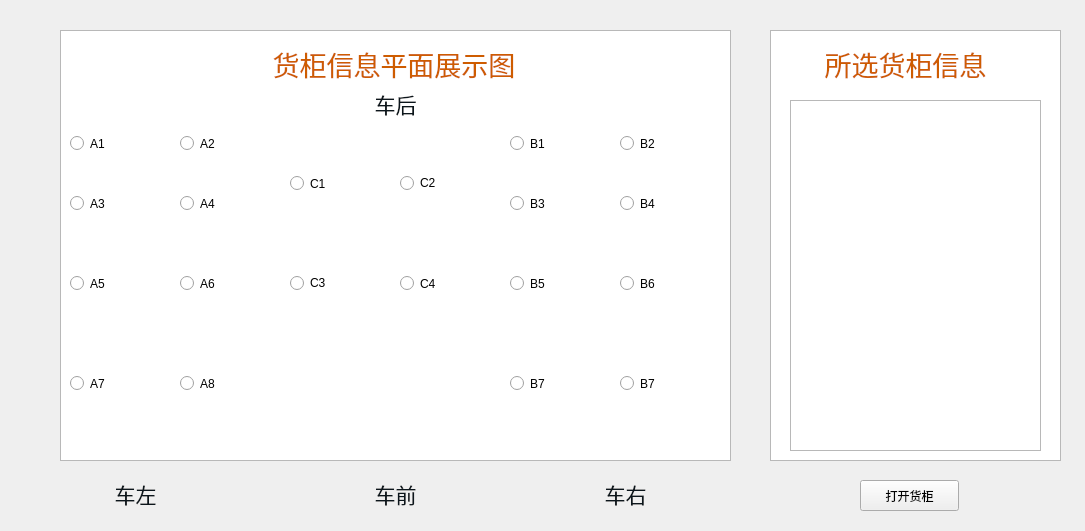
<?xml version="1.0" encoding="UTF-8"?>
<ui version="4.0">
 <class>BoxInfoWidget</class>
 <widget class="QWidget" name="BoxInfoWidget">
  <property name="geometry">
   <rect>
    <x>0</x>
    <y>0</y>
    <width>1085</width>
    <height>531</height>
   </rect>
  </property>
  <property name="windowTitle">
   <string>Form</string>
  </property>
  <widget class="QTextBrowser" name="textBrowser">
   <property name="geometry">
    <rect>
     <x>790</x>
     <y>100</y>
     <width>251</width>
     <height>351</height>
    </rect>
   </property>
  </widget>
  <widget class="QPushButton" name="pushButton_openBox">
   <property name="geometry">
    <rect>
     <x>860</x>
     <y>480</y>
     <width>99</width>
     <height>31</height>
    </rect>
   </property>
   <property name="text">
    <string>打开货柜</string>
   </property>
  </widget>
  <widget class="QLabel" name="label_13">
   <property name="geometry">
    <rect>
     <x>250</x>
     <y>40</y>
     <width>288</width>
     <height>49</height>
    </rect>
   </property>
   <property name="text">
    <string>&lt;!DOCTYPE HTML PUBLIC &quot;-//W3C//DTD HTML 4.0//EN&quot; &quot;http://www.w3.org/TR/REC-html40/strict.dtd&quot;&gt;
&lt;html&gt;&lt;head&gt;&lt;meta name=&quot;qrichtext&quot; content=&quot;1&quot; /&gt;&lt;style type=&quot;text/css&quot;&gt;
p, li { white-space: pre-wrap; }
&lt;/style&gt;&lt;/head&gt;&lt;body style=&quot; font-family:'Ubuntu'; font-size:11pt; font-weight:400; font-style:normal;&quot;&gt;
&lt;p align=&quot;center&quot; style=&quot; margin-top:12px; margin-bottom:12px; margin-left:0px; margin-right:0px; -qt-block-indent:0; text-indent:0px;&quot;&gt;&lt;span style=&quot; font-size:20pt; color:#ce5c00;&quot;&gt;货柜信息平面展示图&lt;/span&gt;&lt;/p&gt;&lt;/body&gt;&lt;/html&gt;</string>
   </property>
  </widget>
  <widget class="QLabel" name="label_14">
   <property name="geometry">
    <rect>
     <x>810</x>
     <y>40</y>
     <width>191</width>
     <height>49</height>
    </rect>
   </property>
   <property name="text">
    <string>&lt;!DOCTYPE HTML PUBLIC &quot;-//W3C//DTD HTML 4.0//EN&quot; &quot;http://www.w3.org/TR/REC-html40/strict.dtd&quot;&gt;
&lt;html&gt;&lt;head&gt;&lt;meta name=&quot;qrichtext&quot; content=&quot;1&quot; /&gt;&lt;style type=&quot;text/css&quot;&gt;
p, li { white-space: pre-wrap; }
&lt;/style&gt;&lt;/head&gt;&lt;body style=&quot; font-family:'Ubuntu'; font-size:11pt; font-weight:400; font-style:normal;&quot;&gt;
&lt;p align=&quot;center&quot; style=&quot; margin-top:12px; margin-bottom:12px; margin-left:0px; margin-right:0px; -qt-block-indent:0; text-indent:0px;&quot;&gt;&lt;span style=&quot; font-size:20pt; color:#ce5c00;&quot;&gt;所选货柜信息&lt;/span&gt;&lt;/p&gt;&lt;/body&gt;&lt;/html&gt;</string>
   </property>
  </widget>
  <widget class="QLabel" name="label_15">
   <property name="geometry">
    <rect>
     <x>570</x>
     <y>470</y>
     <width>111</width>
     <height>49</height>
    </rect>
   </property>
   <property name="text">
    <string>&lt;!DOCTYPE HTML PUBLIC &quot;-//W3C//DTD HTML 4.0//EN&quot; &quot;http://www.w3.org/TR/REC-html40/strict.dtd&quot;&gt;
&lt;html&gt;&lt;head&gt;&lt;meta name=&quot;qrichtext&quot; content=&quot;1&quot; /&gt;&lt;style type=&quot;text/css&quot;&gt;
p, li { white-space: pre-wrap; }
&lt;/style&gt;&lt;/head&gt;&lt;body style=&quot; font-family:'Ubuntu'; font-size:11pt; font-weight:400; font-style:normal;&quot;&gt;
&lt;p align=&quot;center&quot; style=&quot; margin-top:12px; margin-bottom:12px; margin-left:0px; margin-right:0px; -qt-block-indent:0; text-indent:0px;&quot;&gt;&lt;span style=&quot; font-size:16pt; color:#0c161c;&quot;&gt;车右&lt;/span&gt;&lt;/p&gt;&lt;/body&gt;&lt;/html&gt;</string>
   </property>
  </widget>
  <widget class="QLabel" name="label_16">
   <property name="geometry">
    <rect>
     <x>340</x>
     <y>470</y>
     <width>111</width>
     <height>49</height>
    </rect>
   </property>
   <property name="text">
    <string>&lt;!DOCTYPE HTML PUBLIC &quot;-//W3C//DTD HTML 4.0//EN&quot; &quot;http://www.w3.org/TR/REC-html40/strict.dtd&quot;&gt;
&lt;html&gt;&lt;head&gt;&lt;meta name=&quot;qrichtext&quot; content=&quot;1&quot; /&gt;&lt;style type=&quot;text/css&quot;&gt;
p, li { white-space: pre-wrap; }
&lt;/style&gt;&lt;/head&gt;&lt;body style=&quot; font-family:'Ubuntu'; font-size:11pt; font-weight:400; font-style:normal;&quot;&gt;
&lt;p align=&quot;center&quot; style=&quot; margin-top:12px; margin-bottom:12px; margin-left:0px; margin-right:0px; -qt-block-indent:0; text-indent:0px;&quot;&gt;&lt;span style=&quot; font-size:16pt; color:#0c161c;&quot;&gt;车前&lt;/span&gt;&lt;/p&gt;&lt;/body&gt;&lt;/html&gt;</string>
   </property>
  </widget>
  <widget class="QLabel" name="label_17">
   <property name="geometry">
    <rect>
     <x>80</x>
     <y>470</y>
     <width>111</width>
     <height>49</height>
    </rect>
   </property>
   <property name="text">
    <string>&lt;!DOCTYPE HTML PUBLIC &quot;-//W3C//DTD HTML 4.0//EN&quot; &quot;http://www.w3.org/TR/REC-html40/strict.dtd&quot;&gt;
&lt;html&gt;&lt;head&gt;&lt;meta name=&quot;qrichtext&quot; content=&quot;1&quot; /&gt;&lt;style type=&quot;text/css&quot;&gt;
p, li { white-space: pre-wrap; }
&lt;/style&gt;&lt;/head&gt;&lt;body style=&quot; font-family:'Ubuntu'; font-size:11pt; font-weight:400; font-style:normal;&quot;&gt;
&lt;p align=&quot;center&quot; style=&quot; margin-top:12px; margin-bottom:12px; margin-left:0px; margin-right:0px; -qt-block-indent:0; text-indent:0px;&quot;&gt;&lt;span style=&quot; font-size:16pt; color:#0c161c;&quot;&gt;车左&lt;/span&gt;&lt;/p&gt;&lt;/body&gt;&lt;/html&gt;</string>
   </property>
  </widget>
  <widget class="QLabel" name="label_18">
   <property name="geometry">
    <rect>
     <x>340</x>
     <y>80</y>
     <width>111</width>
     <height>49</height>
    </rect>
   </property>
   <property name="text">
    <string>&lt;!DOCTYPE HTML PUBLIC &quot;-//W3C//DTD HTML 4.0//EN&quot; &quot;http://www.w3.org/TR/REC-html40/strict.dtd&quot;&gt;
&lt;html&gt;&lt;head&gt;&lt;meta name=&quot;qrichtext&quot; content=&quot;1&quot; /&gt;&lt;style type=&quot;text/css&quot;&gt;
p, li { white-space: pre-wrap; }
&lt;/style&gt;&lt;/head&gt;&lt;body style=&quot; font-family:'Ubuntu'; font-size:11pt; font-weight:400; font-style:normal;&quot;&gt;
&lt;p align=&quot;center&quot; style=&quot; margin-top:12px; margin-bottom:12px; margin-left:0px; margin-right:0px; -qt-block-indent:0; text-indent:0px;&quot;&gt;&lt;span style=&quot; font-size:16pt; color:#0c161c;&quot;&gt;车后&lt;/span&gt;&lt;/p&gt;&lt;/body&gt;&lt;/html&gt;</string>
   </property>
  </widget>
  <widget class="QGraphicsView" name="graphicsView">
   <property name="geometry">
    <rect>
     <x>60</x>
     <y>30</y>
     <width>671</width>
     <height>431</height>
    </rect>
   </property>
  </widget>
  <widget class="QRadioButton" name="radioButton_17">
   <property name="geometry">
    <rect>
     <x>620</x>
     <y>120</y>
     <width>96</width>
     <height>47</height>
    </rect>
   </property>
   <property name="styleSheet">
    <string notr="true">QRadioButton：
QRadioButton::indicator 
{
    width: 13px;
    height: 13px;
}
QRadioButton::indicator::unchecked 
{  
    image: url(:/images/B2_6.png);
}
  
QRadioButton::indicator:unchecked:hover 
{   
    image: url(:/images/B2_5.png);
}
  
QRadioButton::indicator:unchecked:pressed 
{  
    image: url(:/images/B2_4.png);
}
  
QRadioButton::indicator::checked 
{   
    image: url(:/images/B2_4.png);
}
QRadioButton::indicator:checked:hover 
{  
    image: url(:/images/B2_4.png);
}
  
QRadioButton::indicator:checked:pressed 
{ 
    image: url(:/images/B2_6.png);
}
QRadioButton:pressed
{ padding-left:2px;
  padding-top:2px;}</string>
   </property>
   <property name="text">
    <string>B2</string>
   </property>
  </widget>
  <widget class="QRadioButton" name="radioButton_10">
   <property name="geometry">
    <rect>
     <x>290</x>
     <y>240</y>
     <width>97</width>
     <height>86</height>
    </rect>
   </property>
   <property name="styleSheet">
    <string notr="true">QRadioButton：
QRadioButton::indicator 
{
    width: 13px;
    height: 13px;
}
QRadioButton::indicator::unchecked 
{  
    image: url(:/images/C3_3.png);
}
  
QRadioButton::indicator:unchecked:hover 
{   
    image: url(:/images/C3_2.png);
}
  
QRadioButton::indicator:unchecked:pressed 
{  
    image: url(:/images/C3_1.png);
}
  
QRadioButton::indicator::checked 
{   
    image: url(:/images/C3_1.png);
}
QRadioButton::indicator:checked:hover 
{  
    image: url(:/images/C3_1.png);
}
  
QRadioButton::indicator:checked:pressed 
{ 
    image: url(:/images/C3_3.png);
}
QRadioButton:pressed
{ padding-left:2px;
  padding-top:2px;}</string>
   </property>
   <property name="text">
    <string>C3</string>
   </property>
  </widget>
  <widget class="QRadioButton" name="radioButton_16">
   <property name="geometry">
    <rect>
     <x>510</x>
     <y>340</y>
     <width>97</width>
     <height>87</height>
    </rect>
   </property>
   <property name="styleSheet">
    <string notr="true">QRadioButton：
QRadioButton::indicator 
{
    width: 13px;
    height: 13px;
}
QRadioButton::indicator::unchecked 
{  
    image: url(:/images/B7_3.png);
}
  
QRadioButton::indicator:unchecked:hover 
{   
    image: url(:/images/B7_2.png);
}
  
QRadioButton::indicator:unchecked:pressed 
{  
    image: url(:/images/B7_1.png);
}
  
QRadioButton::indicator::checked 
{   
    image: url(:/images/B7_1.png);
}
QRadioButton::indicator:checked:hover 
{  
    image: url(:/images/B7_1.png);
}
  
QRadioButton::indicator:checked:pressed 
{ 
    image: url(:/images/B7_3.png);
}
QRadioButton:pressed
{ padding-left:2px;
  padding-top:2px;}</string>
   </property>
   <property name="text">
    <string>B7</string>
   </property>
  </widget>
  <widget class="QRadioButton" name="radioButton_15">
   <property name="geometry">
    <rect>
     <x>510</x>
     <y>240</y>
     <width>97</width>
     <height>87</height>
    </rect>
   </property>
   <property name="styleSheet">
    <string notr="true">QRadioButton：
QRadioButton::indicator 
{
    width: 13px;
    height: 13px;
}
QRadioButton::indicator::unchecked 
{  
    image: url(:/images/B5_3.png);
}
  
QRadioButton::indicator:unchecked:hover 
{   
    image: url(:/images/B5_2.png);
}
  
QRadioButton::indicator:unchecked:pressed 
{  
    image: url(:/images/B5_1.png);
}
  
QRadioButton::indicator::checked 
{   
    image: url(:/images/B5_1.png);
}
QRadioButton::indicator:checked:hover 
{  
    image: url(:/images/B5_1.png);
}
  
QRadioButton::indicator:checked:pressed 
{ 
    image: url(:/images/B5_3.png);
}
QRadioButton:pressed
{ padding-left:2px;
  padding-top:2px;}</string>
   </property>
   <property name="text">
    <string>B5</string>
   </property>
  </widget>
  <widget class="QRadioButton" name="radioButton_14">
   <property name="geometry">
    <rect>
     <x>510</x>
     <y>180</y>
     <width>97</width>
     <height>47</height>
    </rect>
   </property>
   <property name="styleSheet">
    <string notr="true">QRadioButton：
QRadioButton::indicator 
{
    width: 13px;
    height: 13px;
}
QRadioButton::indicator::unchecked 
{  
    image: url(:/images/B3_6.png);
}
  
QRadioButton::indicator:unchecked:hover 
{   
    image: url(:/images/B3_5.png);
}
  
QRadioButton::indicator:unchecked:pressed 
{  
    image: url(:/images/B3_4.png);
}
  
QRadioButton::indicator::checked 
{   
    image: url(:/images/B3_4.png);
}
QRadioButton::indicator:checked:hover 
{  
    image: url(:/images/B3_4.png);
}
  
QRadioButton::indicator:checked:pressed 
{ 
    image: url(:/images/B3_6.png);
}
QRadioButton:pressed
{ padding-left:2px;
  padding-top:2px;}</string>
   </property>
   <property name="text">
    <string>B3</string>
   </property>
  </widget>
  <widget class="QRadioButton" name="radioButton_13">
   <property name="geometry">
    <rect>
     <x>510</x>
     <y>120</y>
     <width>97</width>
     <height>47</height>
    </rect>
   </property>
   <property name="styleSheet">
    <string notr="true">QRadioButton：
QRadioButton::indicator 
{
    width: 13px;
    height: 13px;
}
QRadioButton::indicator::unchecked 
{  
    image: url(:/images/B1_6.png);
}
  
QRadioButton::indicator:unchecked:hover 
{   
    image: url(:/images/B1_5.png);
}
  
QRadioButton::indicator:unchecked:pressed 
{  
    image: url(:/images/B1_4.png);
}
  
QRadioButton::indicator::checked 
{   
    image: url(:/images/B1_4.png);
}
QRadioButton::indicator:checked:hover 
{  
    image: url(:/images/B1_4.png);
}
  
QRadioButton::indicator:checked:pressed 
{ 
    image: url(:/images/B1_6.png);
}
QRadioButton:pressed
{ padding-left:2px;
  padding-top:2px;}</string>
   </property>
   <property name="text">
    <string>B1</string>
   </property>
  </widget>
  <widget class="QRadioButton" name="radioButton_4">
   <property name="geometry">
    <rect>
     <x>70</x>
     <y>340</y>
     <width>97</width>
     <height>87</height>
    </rect>
   </property>
   <property name="styleSheet">
    <string notr="true">QRadioButton：
QRadioButton::indicator 
{
    width: 13px;
    height: 13px;
}
QRadioButton::indicator::unchecked 
{  
    image: url(:/images/A7_3.png);
}
  
QRadioButton::indicator:unchecked:hover 
{   
    image: url(:/images/A7_2.png);
}
  
QRadioButton::indicator:unchecked:pressed 
{  
    image: url(:/images/A7_1.png);
}
  
QRadioButton::indicator::checked 
{   
    image: url(:/images/A7_1.png);
}
QRadioButton::indicator:checked:hover 
{  
    image: url(:/images/A7_1.png);
}
  
QRadioButton::indicator:checked:pressed 
{ 
    image: url(:/images/A7_3.png);
}
QRadioButton:pressed
{ padding-left:2px;
  padding-top:2px;}</string>
   </property>
   <property name="text">
    <string>A7</string>
   </property>
  </widget>
  <widget class="QRadioButton" name="radioButton_8">
   <property name="geometry">
    <rect>
     <x>180</x>
     <y>340</y>
     <width>96</width>
     <height>87</height>
    </rect>
   </property>
   <property name="styleSheet">
    <string notr="true">QRadioButton：
QRadioButton::indicator 
{
    width: 13px;
    height: 13px;
}
QRadioButton::indicator::unchecked 
{  
    image: url(:/images/A8_3.png);
}
  
QRadioButton::indicator:unchecked:hover 
{   
    image: url(:/images/A8_2.png);
}
  
QRadioButton::indicator:unchecked:pressed 
{  
    image: url(:/images/A8_1.png);
}
  
QRadioButton::indicator::checked 
{   
    image: url(:/images/A8_1.png);
}
QRadioButton::indicator:checked:hover 
{  
    image: url(:/images/A8_1.png);
}
  
QRadioButton::indicator:checked:pressed 
{ 
    image: url(:/images/A8_3.png);
}
QRadioButton:pressed
{ padding-left:2px;
  padding-top:2px;}</string>
   </property>
   <property name="text">
    <string>A8</string>
   </property>
  </widget>
  <widget class="QRadioButton" name="radioButton_7">
   <property name="geometry">
    <rect>
     <x>180</x>
     <y>240</y>
     <width>96</width>
     <height>87</height>
    </rect>
   </property>
   <property name="styleSheet">
    <string notr="true">QRadioButton：
QRadioButton::indicator 
{
    width: 13px;
    height: 13px;
}
QRadioButton::indicator::unchecked 
{  
    image: url(:/images/A6_3.png);
}
  
QRadioButton::indicator:unchecked:hover 
{   
    image: url(:/images/A6_2.png);
}
  
QRadioButton::indicator:unchecked:pressed 
{  
    image: url(:/images/A6_1.png);
}
  
QRadioButton::indicator::checked 
{   
    image: url(:/images/A6_1.png);
}
QRadioButton::indicator:checked:hover 
{  
    image: url(:/images/A6_1.png);
}
  
QRadioButton::indicator:checked:pressed 
{ 
    image: url(:/images/A6_3.png);
}
QRadioButton:pressed
{ padding-left:2px;
  padding-top:2px;}</string>
   </property>
   <property name="text">
    <string>A6</string>
   </property>
  </widget>
  <widget class="QRadioButton" name="radioButton_6">
   <property name="geometry">
    <rect>
     <x>180</x>
     <y>180</y>
     <width>96</width>
     <height>47</height>
    </rect>
   </property>
   <property name="styleSheet">
    <string notr="true">QRadioButton：
QRadioButton::indicator 
{
    width: 13px;
    height: 13px;
}
QRadioButton::indicator::unchecked 
{  
    image: url(:/images/A4_6.png);
}
  
QRadioButton::indicator:unchecked:hover 
{   
    image: url(:/images/A4_5.png);
}
  
QRadioButton::indicator:unchecked:pressed 
{  
    image: url(:/images/A4_4.png);
}
  
QRadioButton::indicator::checked 
{   
    image: url(:/images/A4_4.png);
}
QRadioButton::indicator:checked:hover 
{  
    image: url(:/images/A4_4.png);
}
  
QRadioButton::indicator:checked:pressed 
{ 
    image: url(:/images/A4_6.png);
}
QRadioButton:pressed
{ padding-left:2px;
  padding-top:2px;}</string>
   </property>
   <property name="text">
    <string>A4</string>
   </property>
  </widget>
  <widget class="QRadioButton" name="radioButton_20">
   <property name="geometry">
    <rect>
     <x>620</x>
     <y>340</y>
     <width>96</width>
     <height>87</height>
    </rect>
   </property>
   <property name="styleSheet">
    <string notr="true">QRadioButton：
QRadioButton::indicator 
{
    width: 13px;
    height: 13px;
}
QRadioButton::indicator::unchecked 
{  
    image: url(:/images/B8_3.png);
}
  
QRadioButton::indicator:unchecked:hover 
{   
    image: url(:/images/B8_2.png);
}
  
QRadioButton::indicator:unchecked:pressed 
{  
    image: url(:/images/B8_1.png);
}
  
QRadioButton::indicator::checked 
{   
    image: url(:/images/B8_1.png);
}
QRadioButton::indicator:checked:hover 
{  
    image: url(:/images/B8_1.png);
}
  
QRadioButton::indicator:checked:pressed 
{ 
    image: url(:/images/B8_3.png);
}
QRadioButton:pressed
{ padding-left:2px;
  padding-top:2px;}</string>
   </property>
   <property name="text">
    <string>B7</string>
   </property>
  </widget>
  <widget class="QRadioButton" name="radioButton_5">
   <property name="geometry">
    <rect>
     <x>180</x>
     <y>120</y>
     <width>96</width>
     <height>47</height>
    </rect>
   </property>
   <property name="styleSheet">
    <string notr="true">QRadioButton：
QRadioButton::indicator 
{
    width: 13px;
    height: 13px;
}
QRadioButton::indicator::unchecked 
{  
    image: url(:/images/A2_6.png);
}
  
QRadioButton::indicator:unchecked:hover 
{   
    image: url(:/images/A2_5.png);
}
  
QRadioButton::indicator:unchecked:pressed 
{  
    image: url(:/images/A2_4.png);
}
  
QRadioButton::indicator::checked 
{   
    image: url(:/images/A2_4.png);
}
QRadioButton::indicator:checked:hover 
{  
    image: url(:/images/A2_4.png);
}
  
QRadioButton::indicator:checked:pressed 
{ 
    image: url(:/images/A2_6.png);
}
QRadioButton:pressed
{ padding-left:1px;
  padding-top:1px;}</string>
   </property>
   <property name="text">
    <string>A2</string>
   </property>
  </widget>
  <widget class="QRadioButton" name="radioButton_2">
   <property name="geometry">
    <rect>
     <x>70</x>
     <y>180</y>
     <width>97</width>
     <height>47</height>
    </rect>
   </property>
   <property name="styleSheet">
    <string notr="true">QRadioButton：
QRadioButton::indicator 
{
    width: 13px;
    height: 13px;
}
QRadioButton::indicator::unchecked 
{  
    image: url(:/images/A3_6.png);
}
  
QRadioButton::indicator:unchecked:hover 
{   
    image: url(:/images/A3_5.png);
}
  
QRadioButton::indicator:unchecked:pressed 
{  
    image: url(:/images/A3_4.png);
}
  
QRadioButton::indicator::checked 
{   
    image: url(:/images/A3_4.png);
}
QRadioButton::indicator:checked:hover 
{  
    image: url(:/images/A3_4.png);
}
  
QRadioButton::indicator:checked:pressed 
{ 
    image: url(:/images/A3_6.png);
}
QRadioButton:pressed
{ padding-left:2px;
  padding-top:2px;}</string>
   </property>
   <property name="text">
    <string>A3</string>
   </property>
  </widget>
  <widget class="QRadioButton" name="radioButton_3">
   <property name="geometry">
    <rect>
     <x>70</x>
     <y>240</y>
     <width>97</width>
     <height>87</height>
    </rect>
   </property>
   <property name="styleSheet">
    <string notr="true">QRadioButton：
QRadioButton::indicator 
{
    width: 13px;
    height: 13px;
}
QRadioButton::indicator::unchecked 
{  
    image: url(:/images/A5_3.png);
}
  
QRadioButton::indicator:unchecked:hover 
{   
    image: url(:/images/A5_2.png);
}
  
QRadioButton::indicator:unchecked:pressed 
{  
    image: url(:/images/A5_1.png);
}
  
QRadioButton::indicator::checked 
{   
    image: url(:/images/A5_1.png);
}
QRadioButton::indicator:checked:hover 
{  
    image: url(:/images/A5_1.png);
}
  
QRadioButton::indicator:checked:pressed 
{ 
    image: url(:/images/A5_3.png);
}
QRadioButton:pressed
{ padding-left:2px;
  padding-top:2px;}</string>
   </property>
   <property name="text">
    <string>A5</string>
   </property>
  </widget>
  <widget class="QRadioButton" name="radioButton_19">
   <property name="geometry">
    <rect>
     <x>620</x>
     <y>240</y>
     <width>96</width>
     <height>87</height>
    </rect>
   </property>
   <property name="styleSheet">
    <string notr="true">QRadioButton：
QRadioButton::indicator 
{
    width: 13px;
    height: 13px;
}
QRadioButton::indicator::unchecked 
{  
    image: url(:/images/B6_3.png);
}
  
QRadioButton::indicator:unchecked:hover 
{   
    image: url(:/images/B6_2.png);
}
  
QRadioButton::indicator:unchecked:pressed 
{  
    image: url(:/images/B6_1.png);
}
  
QRadioButton::indicator::checked 
{   
    image: url(:/images/B6_1.png);
}
QRadioButton::indicator:checked:hover 
{  
    image: url(:/images/B6_1.png);
}
  
QRadioButton::indicator:checked:pressed 
{ 
    image: url(:/images/B6_3.png);
}
QRadioButton:pressed
{ padding-left:2px;
  padding-top:2px;}</string>
   </property>
   <property name="text">
    <string>B6</string>
   </property>
  </widget>
  <widget class="QRadioButton" name="radioButton_18">
   <property name="geometry">
    <rect>
     <x>620</x>
     <y>180</y>
     <width>96</width>
     <height>47</height>
    </rect>
   </property>
   <property name="styleSheet">
    <string notr="true">QRadioButton：
QRadioButton::indicator 
{
    width: 13px;
    height: 13px;
}
QRadioButton::indicator::unchecked 
{  
    image: url(:/images/B4_6.png);
}
  
QRadioButton::indicator:unchecked:hover 
{   
    image: url(:/images/B4_5.png);
}
  
QRadioButton::indicator:unchecked:pressed 
{  
    image: url(:/images/B4_4.png);
}
  
QRadioButton::indicator::checked 
{   
    image: url(:/images/B4_4.png);
}
QRadioButton::indicator:checked:hover 
{  
    image: url(:/images/B4_4.png);
}
  
QRadioButton::indicator:checked:pressed 
{ 
    image: url(:/images/B4_6.png);
}
QRadioButton:pressed
{ padding-left:2px;
  padding-top:2px;}</string>
   </property>
   <property name="text">
    <string>B4</string>
   </property>
  </widget>
  <widget class="QRadioButton" name="radioButton_9">
   <property name="geometry">
    <rect>
     <x>290</x>
     <y>140</y>
     <width>97</width>
     <height>87</height>
    </rect>
   </property>
   <property name="styleSheet">
    <string notr="true">QRadioButton：
QRadioButton::indicator 
{
    width: 13px;
    height: 13px;
}
QRadioButton::indicator::unchecked 
{  
    image: url(:/images/C1_3.png);
}
  
QRadioButton::indicator:unchecked:hover 
{   
    image: url(:/images/C1_2.png);
}
  
QRadioButton::indicator:unchecked:pressed 
{  
    image: url(:/images/C1_1.png);
}
  
QRadioButton::indicator::checked 
{   
    image: url(:/images/C1_1.png);
}
QRadioButton::indicator:checked:hover 
{  
    image: url(:/images/C1_1.png);
}
  
QRadioButton::indicator:checked:pressed 
{ 
    image: url(:/images/C1_3.png);
}
QRadioButton:pressed
{ padding-left:2px;
  padding-top:2px;}</string>
   </property>
   <property name="text">
    <string>C1</string>
   </property>
  </widget>
  <widget class="QRadioButton" name="radioButton_12">
   <property name="geometry">
    <rect>
     <x>400</x>
     <y>240</y>
     <width>96</width>
     <height>87</height>
    </rect>
   </property>
   <property name="styleSheet">
    <string notr="true">QRadioButton：
QRadioButton::indicator 
{
    width: 13px;
    height: 13px;
}
QRadioButton::indicator::unchecked 
{  
    image: url(:/images/C4_3.png);
}
  
QRadioButton::indicator:unchecked:hover 
{   
    image: url(:/images/C4_2.png);
}
  
QRadioButton::indicator:unchecked:pressed 
{  
    image: url(:/images/C4_1.png);
}
  
QRadioButton::indicator::checked 
{   
    image: url(:/images/C4_1.png);
}
QRadioButton::indicator:checked:hover 
{  
    image: url(:/images/C4_1.png);
}
  
QRadioButton::indicator:checked:pressed 
{ 
    image: url(:/images/C4_3.png);
}
QRadioButton:pressed
{ padding-left:2px;
  padding-top:2px;}</string>
   </property>
   <property name="text">
    <string>C4</string>
   </property>
  </widget>
  <widget class="QRadioButton" name="radioButton_11">
   <property name="geometry">
    <rect>
     <x>400</x>
     <y>140</y>
     <width>96</width>
     <height>86</height>
    </rect>
   </property>
   <property name="styleSheet">
    <string notr="true">QRadioButton：
QRadioButton::indicator 
{
    width: 13px;
    height: 13px;
}
QRadioButton::indicator::unchecked 
{  
    image: url(:/images/C2_3.png);
}
  
QRadioButton::indicator:unchecked:hover 
{   
    image: url(:/images/C2_2.png);
}
  
QRadioButton::indicator:unchecked:pressed 
{  
    image: url(:/images/C2_1.png);
}
  
QRadioButton::indicator::checked 
{   
    image: url(:/images/C2_1.png);
}
QRadioButton::indicator:checked:hover 
{  
    image: url(:/images/C2_1.png);
}
  
QRadioButton::indicator:checked:pressed 
{ 
    image: url(:/images/C2_3.png);
}
QRadioButton:pressed
{ padding-left:2px;
  padding-top:2px;}</string>
   </property>
   <property name="text">
    <string>C2</string>
   </property>
  </widget>
  <widget class="QRadioButton" name="radioButton_1">
   <property name="geometry">
    <rect>
     <x>70</x>
     <y>120</y>
     <width>97</width>
     <height>47</height>
    </rect>
   </property>
   <property name="styleSheet">
    <string notr="true">QRadioButton：
QRadioButton::indicator 
{
    width: 13px;
    height: 13px;
}
QRadioButton::indicator::unchecked 
{  
    image: url(:/images/A1_6.png);
}
  
QRadioButton::indicator:unchecked:hover 
{   
    image: url(:/images/A1_5.png);
}
  
QRadioButton::indicator:unchecked:pressed 
{  
    image: url(:/images/A1_4.png);
}
  
QRadioButton::indicator::checked 
{   
    image: url(:/images/A1_4.png);
}
QRadioButton::indicator:checked:hover 
{  
    image: url(:/images/A1_4.png);
}
  
QRadioButton::indicator:checked:pressed 
{ 
    image: url(:/images/A1_6.png);
}
QRadioButton:pressed
{ padding-left:2px;
  padding-top:2px;}</string>
   </property>
   <property name="text">
    <string>A1</string>
   </property>
  </widget>
  <widget class="QGraphicsView" name="graphicsView_2">
   <property name="geometry">
    <rect>
     <x>770</x>
     <y>30</y>
     <width>291</width>
     <height>431</height>
    </rect>
   </property>
  </widget>
  <zorder>graphicsView_2</zorder>
  <zorder>graphicsView</zorder>
  <zorder>textBrowser</zorder>
  <zorder>pushButton_openBox</zorder>
  <zorder>label_13</zorder>
  <zorder>label_14</zorder>
  <zorder>label_15</zorder>
  <zorder>label_16</zorder>
  <zorder>label_17</zorder>
  <zorder>label_18</zorder>
  <zorder>radioButton_17</zorder>
  <zorder>radioButton_10</zorder>
  <zorder>radioButton_16</zorder>
  <zorder>radioButton_15</zorder>
  <zorder>radioButton_14</zorder>
  <zorder>radioButton_13</zorder>
  <zorder>radioButton_4</zorder>
  <zorder>radioButton_8</zorder>
  <zorder>radioButton_7</zorder>
  <zorder>radioButton_6</zorder>
  <zorder>radioButton_20</zorder>
  <zorder>radioButton_5</zorder>
  <zorder>radioButton_2</zorder>
  <zorder>radioButton_3</zorder>
  <zorder>radioButton_19</zorder>
  <zorder>radioButton_18</zorder>
  <zorder>radioButton_9</zorder>
  <zorder>radioButton_12</zorder>
  <zorder>radioButton_11</zorder>
  <zorder>radioButton_1</zorder>
 </widget>
 <resources/>
 <connections/>
</ui>
